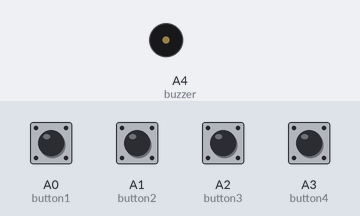
Bench run of a sketch on a simulated Arduino Uno, built with avr-gcc and run on an emulated ATmega328P. On the bench: buzzer (waves = sounding). The test bench sets the inputs (shaded band); at power-on: A0 (button1), A1 (button2), A2 (button3), A3 (button4) HIGH.

Above: at 1.2 s.
1.3 s: A0 (button1) pulled LOW for 1 s
At 1.4 s:
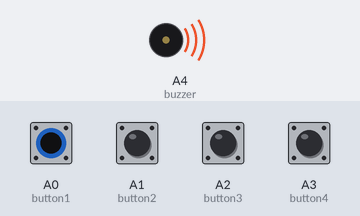
Timing chart, 0 to 4.3 s (numbered marks = the images above; inputs shaded):
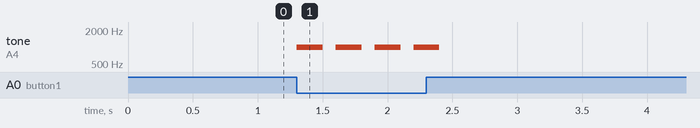

The sketch:

focus_timer.ino
```cpp
const int button1 = A0;
const int button2 = A1;
const int button3 = A2;
const int button4 = A3;

const int buzzer = A4;

void setup() {
  pinMode(button1, INPUT_PULLUP);
  pinMode(button2, INPUT_PULLUP);
  pinMode(button3, INPUT_PULLUP);
  pinMode(button4, INPUT_PULLUP);

  pinMode(buzzer, OUTPUT);
}

void loop() {

  if (digitalRead(button1) == LOW) {
    tone(buzzer, 1000, 200);
    delay(300);
  }

  if (digitalRead(button2) == LOW) {
    tone(buzzer, 1200, 200);
    delay(300);
  }

  if (digitalRead(button3) == LOW) {
    tone(buzzer, 1400, 200);
    delay(300);
  }

  if (digitalRead(button4) == LOW) {
    tone(buzzer, 1600, 200);
    delay(300);
  }
}
```

Measured:
- after the input at 1.3 s, tone on A4 (buzzer): alternates 1000 Hz for 0.20 s and silent for 0.10 s, 8 changes in all, then stays silent, starting at once
